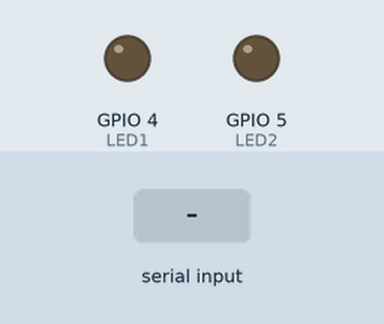
Bench run of a program on a simulated ESP32. Parts: output pins drawn as LEDs (lit = HIGH). Inputs (shaded band) come from the test bench. What the program prints to the serial monitor is not drawn.

Above: at 1.2 s.
1.3 s: "1" received over Serial
At 2.5 s:
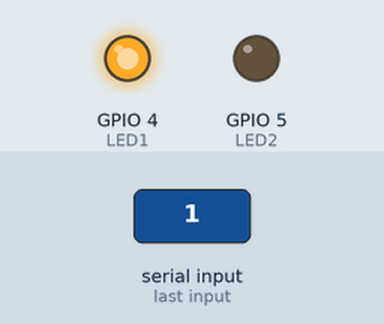
2.8 s: "3" received over Serial
At 3.9 s:
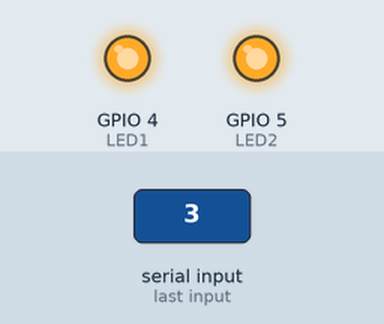
4.3 s: "2" received over Serial
At 5.0 s:
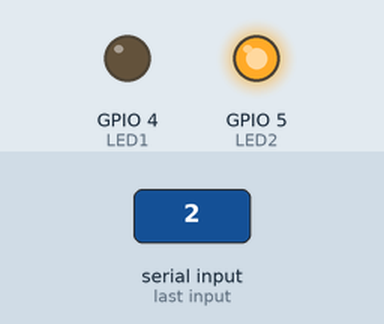
5.8 s: "4" received over Serial
At 6.1 s:
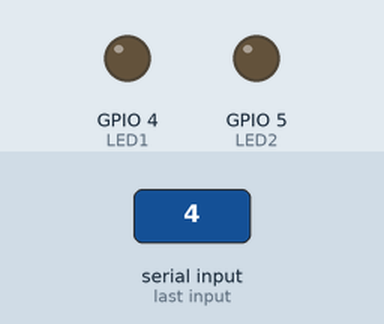
Timing chart, 0 to 8.3 s (numbered marks = the images above; inputs shaded):
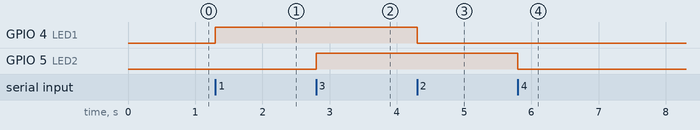

The program:

main.cpp
```cpp
#include <Arduino.h>

#define LED1 4
#define LED2 5

void setup(){
  Serial.begin(9600);
  pinMode(LED1,OUTPUT);
  pinMode(LED2,OUTPUT);
}

void loop(){
  if (Serial.available()) {
    char command = Serial.read();
  if(command=='1'){
    digitalWrite(LED1,HIGH);
    Serial.println("LED1亮");
  }
  else if(command=='2'){
    digitalWrite(LED1,LOW);
    Serial.println("LED1灭");
  }
  else if(command=='3'){
    digitalWrite(LED2,HIGH);
    Serial.println("LED2亮");
  }
  else if(command=='4'){
    digitalWrite(LED2,LOW);
    Serial.println("LED2灭");
  }
  else{
    Serial.println("没有指令");
  }
  delay(1000);
}
}
```

Measured:
- after the input at 1.3 s, GPIO 4 (LED1): LOW → HIGH at once
- after the input at 2.8 s, GPIO 5 (LED2): LOW → HIGH at once
- after the input at 4.3 s, GPIO 4 (LED1): HIGH → LOW at once
- after the input at 5.8 s, GPIO 5 (LED2): HIGH → LOW at once
